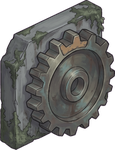
#> input picture game/assets/img/cog_empty.png, 115 x 150 px; its folder holds only this picture in this run
$ python slice_sprites.py ../assets/img/cog_empty.png
#> lines starting #> are read from the running program, lines starting #| are printed output that depends on the picture; after the words box and inside, x2 and y2 are one past the last pixel; in counts of white or black regions, pixels touching at a corner belong together
#!/usr/bin/env python3
"""Key out magenta, split each raw sheet into pieces, trim, save to assets/img/<sheet>_<n>.png.
Usage: python3 tools/slice_sprites.py [sheet ...]   (default: every PNG/JPG/WEBP in assets/raw)
Pieces are ordered row by row, left to right. Writes assets/img/sheets.json with piece sizes."""
import sys, json, pathlib
from PIL import Image
import numpy as np

ROOT = pathlib.Path(__file__).resolve().parent.parent
RAW, OUT = ROOT / 'assets/raw', ROOT / 'assets/img'
OUT.mkdir(parents=True, exist_ok=True)
MAXH = 256
MINPX = {'overgrowth': 4000, 'suit_states': 4000}
DIL = {'overgrowth': 1, 'suit_states': 1}  # max piece height in px (game scales further)

def key(img):
    a = np.asarray(img.convert('RGB')).astype(np.int32)
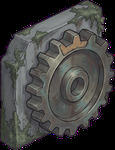
#> a: shape (150, 115, 3) int32; mean R, G, B 66.3, 65.7, 64.3
    r, g, b = a[..., 0], a[..., 1], a[..., 2]
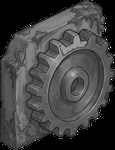
#> r: shape (150, 115) int32; min 0, max 255, mean 66.3
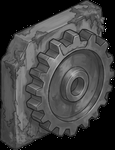
#> g: shape (150, 115) int32; min 0, max 255, mean 65.7
    mag = (r - g) + (b - g)                      # high for magenta
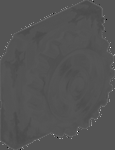
#> mag: shape (150, 115) int32; min -254, max 510, mean -0.8; drawn with min black and max white
    alpha = np.clip(255 - (mag - 180) * 255 // 140, 0, 255)  # 180..320 fade
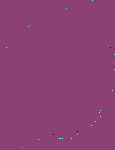
#> alpha: shape (150, 115) int32; 6 distinct labels, from 0 to 255; one colour per label, 0 black
    alpha[(r > 170) & (b > 150) & (g < 110) & (np.minimum(r, b) - g > 90)] = 0
    # despill: pull magenta tint out of edge pixels
    spill = np.clip(np.minimum(r, b) - g, 0, None)
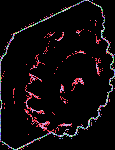
#> spill: shape (150, 115) int32; 59 distinct labels, from 0 to 255; one colour per label, 0 black
    edge = alpha < 255
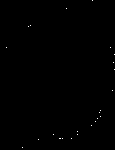
#> edge: shape (150, 115) bool; 0.14% white in thin lines or dots
    r = np.where(edge, r - spill // 2, r); b = np.where(edge, b - spill // 2, b)
    rgba = np.dstack([np.clip(r, 0, 255), g, np.clip(b, 0, 255), alpha]).astype(np.uint8)
    return rgba

def runs(mask1d, mingap):
    idx = np.where(mask1d)[0]
    if len(idx) == 0: return []
    out, s, p = [], idx[0], idx[0]
    for i in idx[1:]:
        if i - p > mingap: out.append((s, p + 1)); s = i
        p = i
    out.append((s, p + 1)); return out

def slice_sheet(path):
    rgba = key(Image.open(path))
    if not path.stem.startswith(('crow', 'great_shiny', 'title', 'overgrowth')):
        # bronze -> steel: desaturate 65% and cool slightly
        c = rgba[..., :3].astype(np.float32); l = c.mean(2, keepdims=True)
        c = l + (c - l) * 0.35; c[..., 2] *= 1.06; c[..., 0] *= 0.96
        rgba[..., :3] = np.clip(c, 0, 255).astype(np.uint8)
    solid = rgba[..., 3] > 40
#> solid: shape (150, 115) bool; 100% white; black in thin lines or dots, all inside (x1, y1, x2, y2) = (53, 47, 111, 135)
    from scipy import ndimage
    grown = ndimage.binary_dilation(ndimage.binary_opening(solid, iterations=2), iterations=DIL.get(path.stem, 6))
#> grown: shape (150, 115) bool; every value is 1
    if path.stem == 'title_logo': grown = ndimage.binary_dilation(solid, iterations=60)
    lab, n = ndimage.label(grown)
#> lab: shape (150, 115) int32; every value is 1
#> n = 1
    boxes = []
    for i, sl in enumerate(ndimage.find_objects(lab), 1):
        if sl is None: continue
        if (solid[sl] & (lab[sl] == i)).sum() < MINPX.get(path.stem, 1500): continue
        boxes.append((sl[1].start, sl[0].start, sl[1].stop, sl[0].stop))
#> this loop made 1 pass
#> i on pass 1: 1
#> after the loop, boxes = [(0, 0, 115, 150)]
    # merge boxes fully/mostly contained in another (detached bits)
    def inside(a, b):
        ix = max(0, min(a[2], b[2]) - max(a[0], b[0])); iy = max(0, min(a[3], b[3]) - max(a[1], b[1]))
        return ix * iy > 0.6 * (a[2] - a[0]) * (a[3] - a[1])
    boxes.sort(key=lambda b: -(b[2] - b[0]) * (b[3] - b[1]))
    pieces = []
    for b in boxes:
        for j, p in enumerate(pieces):
            if inside(b, p): pieces[j] = (min(p[0], b[0]), min(p[1], b[1]), max(p[2], b[2]), max(p[3], b[3])); break
        else: pieces.append(b)
#> this loop made 1 pass
#> after the loop, pieces = [(0, 0, 115, 150)]
    rowh = max(1, np.median([p[3] - p[1] for p in pieces]) if pieces else 1)
#> rowh = 150
    pieces.sort(key=lambda p: (round(((p[1] + p[3]) / 2) / rowh), p[0]))
    for p in pieces: rgba[p[1]:p[3], p[0]:p[2]]  # noqa
#> this loop made 1 pass
    from scipy import ndimage
    res = []
    for n, (x0, y0, x1, y1) in enumerate(pieces):
        sub = rgba[y0:y1, x0:x1].copy(); sub[..., 3] *= (ndimage.binary_dilation(solid[y0:y1, x0:x1], iterations=2))
        im = Image.fromarray(sub, 'RGBA')
        bb = im.getbbox(); im = im.crop(bb) if bb else im
        mh = 512 if path.stem == 'title_logo' else MAXH
        if im.height > mh:
            im = im.resize((max(1, round(im.width * mh / im.height)), mh), Image.LANCZOS)
        name = f'{path.stem}_{n}.png'
        im.save(OUT / name, optimize=True)
        res.append({'file': name, 'w': im.width, 'h': im.height})
#> this loop made 1 pass
#> (x0, y0, x1, y1, mh, name) on pass 1: (0, 0, 115, 150, 256, 'cog_empty_0.png')
#> after the loop, res = 1 item
    return res

if __name__ == '__main__':
    files = [RAW / a if '/' not in a else pathlib.Path(a) for a in sys.argv[1:]] or \
        sorted(p for p in RAW.iterdir() if p.suffix.lower() in ('.png', '.jpg', '.jpeg', '.webp'))
    idx_path = OUT / 'sheets.json'
    idx = json.loads(idx_path.read_text()) if idx_path.exists() else {}
    for f in files:
        if f.stem == 'cutscene_rooftop':   # full background: just resize to jpg
            Image.open(f).convert('RGB').resize((720, 1280)).save(OUT / 'cutscene_rooftop.jpg', quality=82)
            idx[f.stem] = [{'file': 'cutscene_rooftop.jpg', 'w': 720, 'h': 1280}]
        else:
            idx[f.stem] = slice_sheet(f)
        print(f'{f.name}: {len(idx[f.stem])} pieces')
#| cog_empty.png: 1 pieces
    idx_path.write_text(json.dumps(idx, indent=1))

$ run again, on game/assets/img/crane_console_on.png
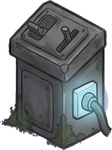
#> input picture game/assets/img/crane_console_on.png, 112 x 150 px
#> alpha: shape (150, 112) int32; 4 distinct labels, from 0 to 255
#> spill: shape (150, 112) int32; 57 distinct labels, from 0 to 255
#> in key, `edge = alpha < 255`:
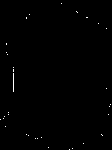
#> edge: shape (150, 112) bool; 0.35% white in thin lines or dots
#> in slice_sheet, `c = l + (c - l) * 0.35`:
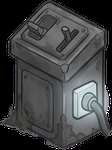
#> c: shape (150, 112, 3) float32; mean R, G, B 64.9, 66, 67
#> solid: shape (150, 112) bool; 99.9% white; black in thin lines or dots, all inside (x1, y1, x2, y2) = (3, 106, 110, 149)
#> grown: shape (150, 112) bool; every value is 1
#> lab: shape (150, 112) int32; every value is 1
#> n = 1
#> the loop in slice_sheet, `for i, sl in enumerate(ndimage.find_objects(lab), 1):` made 1 pass
#> i on pass 1: 1
#> after the loop in slice_sheet, `for i, sl in enumerate(ndimage.find_objects(lab), 1):`: boxes = [(0, 0, 112, 150)]
#> the loop in slice_sheet, `for b in boxes:` made 1 pass
#> rowh = 150
#> the loop in slice_sheet, `for p in pieces: rgba[p[1]:p[3], p[0]:p[2]]` made 1 pass
#> the loop in slice_sheet, `for n, (x0, y0, x1, y1) in enumerate(pieces):` made 1 pass
#> (x0, y0, x1, y1, mh, name) on pass 1: (0, 0, 112, 150, 256, 'crane_console_on_0.png')
#> after the loop in slice_sheet, `for n, (x0, y0, x1, y1) in enumerate(pieces):`: res = 1 item
#| crane_console_on.png: 1 pieces

$ run again, on game/assets/img/crane_rail.png
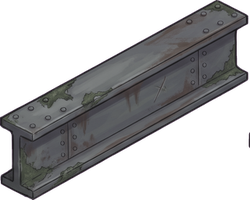
#> input picture game/assets/img/crane_rail.png, 250 x 200 px
#> in key, `mag = (r - g) + (b - g)`:
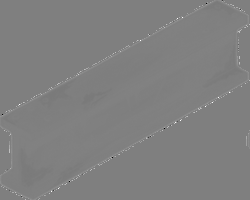
#> mag: shape (200, 250) int32; min -510, max 510, mean 2.6; drawn with min black and max white
#> alpha: shape (200, 250) int32; 8 distinct labels, from 0 to 255
#> in key, `spill = np.clip(np.minimum(r, b) - g, 0, None)`:
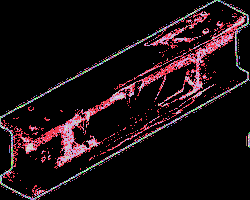
#> spill: shape (200, 250) int32; 62 distinct labels, from 0 to 255; one colour per label, 0 black
#> edge: shape (200, 250) bool; 0.2% white in thin lines or dots
#> solid: shape (200, 250) bool; 100% white; black in thin lines or dots, all inside (x1, y1, x2, y2) = (19, 17, 230, 192)
#> grown: shape (200, 250) bool; every value is 1
#> lab: shape (200, 250) int32; every value is 1
#> n = 1
#> the loop in slice_sheet, `for i, sl in enumerate(ndimage.find_objects(lab), 1):` made 1 pass
#> i on pass 1: 1
#> after the loop in slice_sheet, `for i, sl in enumerate(ndimage.find_objects(lab), 1):`: boxes = [(0, 0, 250, 200)]
#> the loop in slice_sheet, `for b in boxes:` made 1 pass
#> rowh = 200
#> the loop in slice_sheet, `for p in pieces: rgba[p[1]:p[3], p[0]:p[2]]` made 1 pass
#> the loop in slice_sheet, `for n, (x0, y0, x1, y1) in enumerate(pieces):` made 1 pass
#> (x0, y0, x1, y1, mh, name) on pass 1: (0, 0, 250, 200, 256, 'crane_rail_0.png')
#> after the loop in slice_sheet, `for n, (x0, y0, x1, y1) in enumerate(pieces):`: res = 1 item
#| crane_rail.png: 1 pieces

$ run again, on game/assets/img/cog_jammed.png
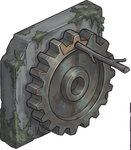
#> input picture game/assets/img/cog_jammed.png, 131 x 150 px
#> alpha: shape (150, 131) int32; 10 distinct labels, from 0 to 255
#> in key, `spill = np.clip(np.minimum(r, b) - g, 0, None)`:
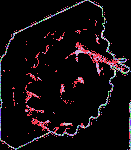
#> spill: shape (150, 131) int32; 60 distinct labels, from 0 to 255; one colour per label, 0 black
#> edge: shape (150, 131) bool; 0.2% white in thin lines or dots
#> solid: shape (150, 131) bool; 100% white; black in thin lines or dots, all inside (x1, y1, x2, y2) = (35, 15, 120, 140)
#> grown: shape (150, 131) bool; every value is 1
#> lab: shape (150, 131) int32; every value is 1
#> n = 1
#> the loop in slice_sheet, `for i, sl in enumerate(ndimage.find_objects(lab), 1):` made 1 pass
#> i on pass 1: 1
#> after the loop in slice_sheet, `for i, sl in enumerate(ndimage.find_objects(lab), 1):`: boxes = [(0, 0, 131, 150)]
#> the loop in slice_sheet, `for b in boxes:` made 1 pass
#> rowh = 150
#> the loop in slice_sheet, `for p in pieces: rgba[p[1]:p[3], p[0]:p[2]]` made 1 pass
#> the loop in slice_sheet, `for n, (x0, y0, x1, y1) in enumerate(pieces):` made 1 pass
#> (x0, y0, x1, y1, mh, name) on pass 1: (0, 0, 131, 150, 256, 'cog_jammed_0.png')
#> after the loop in slice_sheet, `for n, (x0, y0, x1, y1) in enumerate(pieces):`: res = 1 item
#| cog_jammed.png: 1 pieces
